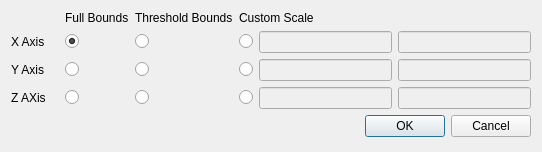
<?xml version="1.0" encoding="UTF-8"?>
<ui version="4.0">
 <class>PrismViewScalingWidget</class>
 <widget class="QWidget" name="PrismViewScalingWidget">
  <property name="geometry">
   <rect>
    <x>0</x>
    <y>0</y>
    <width>542</width>
    <height>152</height>
   </rect>
  </property>
  <property name="windowTitle">
   <string>Form</string>
  </property>
  <layout class="QVBoxLayout" name="verticalLayout">
   <item>
    <layout class="QGridLayout" name="gridLayout_2">
     <item row="0" column="2">
      <widget class="QLabel" name="label_4">
       <property name="text">
        <string>Full Bounds</string>
       </property>
      </widget>
     </item>
     <item row="0" column="3">
      <widget class="QLabel" name="label_5">
       <property name="text">
        <string>Threshold Bounds</string>
       </property>
      </widget>
     </item>
     <item row="0" column="4">
      <widget class="QLabel" name="label_6">
       <property name="text">
        <string>Custom Scale</string>
       </property>
      </widget>
     </item>
     <item row="0" column="0">
      <widget class="QLabel" name="label">
       <property name="text">
        <string/>
       </property>
      </widget>
     </item>
     <item row="2" column="0">
      <widget class="QLabel" name="label_3">
       <property name="text">
        <string>Y Axis</string>
       </property>
      </widget>
     </item>
     <item row="3" column="0">
      <widget class="QLabel" name="label_7">
       <property name="text">
        <string>Z AXis</string>
       </property>
      </widget>
     </item>
     <item row="1" column="4">
      <layout class="QHBoxLayout" name="horizontalLayout">
       <item>
        <widget class="QRadioButton" name="UseXCustomScale">
         <property name="text">
          <string/>
         </property>
         <property name="checked">
          <bool>false</bool>
         </property>
        </widget>
       </item>
       <item>
        <widget class="QLineEdit" name="XCustomMin">
         <property name="enabled">
          <bool>false</bool>
         </property>
        </widget>
       </item>
       <item>
        <widget class="QLineEdit" name="XCustomMax">
         <property name="enabled">
          <bool>false</bool>
         </property>
        </widget>
       </item>
      </layout>
     </item>
     <item row="2" column="4">
      <layout class="QHBoxLayout" name="horizontalLayout_2">
       <item>
        <widget class="QRadioButton" name="UseYCustomScale">
         <property name="text">
          <string/>
         </property>
        </widget>
       </item>
       <item>
        <widget class="QLineEdit" name="lineEdit">
         <property name="enabled">
          <bool>false</bool>
         </property>
        </widget>
       </item>
       <item>
        <widget class="QLineEdit" name="YCustomMax">
         <property name="enabled">
          <bool>false</bool>
         </property>
        </widget>
       </item>
      </layout>
     </item>
     <item row="3" column="4">
      <layout class="QHBoxLayout" name="horizontalLayout_3">
       <item>
        <widget class="QRadioButton" name="UseZCustomScale">
         <property name="text">
          <string/>
         </property>
        </widget>
       </item>
       <item>
        <widget class="QLineEdit" name="lineEdit_2">
         <property name="enabled">
          <bool>false</bool>
         </property>
        </widget>
       </item>
       <item>
        <widget class="QLineEdit" name="ZCustomMax">
         <property name="enabled">
          <bool>false</bool>
         </property>
        </widget>
       </item>
      </layout>
     </item>
     <item row="1" column="0">
      <widget class="QLabel" name="label_2">
       <property name="text">
        <string>X Axis</string>
       </property>
      </widget>
     </item>
     <item row="0" column="1">
      <widget class="QLabel" name="label_8">
       <property name="text">
        <string/>
       </property>
      </widget>
     </item>
     <item row="3" column="3">
      <widget class="QRadioButton" name="UseZThresholdBounds">
       <property name="text">
        <string/>
       </property>
      </widget>
     </item>
     <item row="2" column="3">
      <widget class="QRadioButton" name="UseYThresholdBounds">
       <property name="text">
        <string/>
       </property>
      </widget>
     </item>
     <item row="1" column="3">
      <widget class="QRadioButton" name="UseXThresholdBounds">
       <property name="text">
        <string/>
       </property>
       <property name="checked">
        <bool>false</bool>
       </property>
      </widget>
     </item>
     <item row="3" column="2">
      <widget class="QRadioButton" name="UseZFullBounds">
       <property name="layoutDirection">
        <enum>Qt::LeftToRight</enum>
       </property>
       <property name="text">
        <string/>
       </property>
      </widget>
     </item>
     <item row="2" column="2">
      <widget class="QRadioButton" name="UseYFullBounds">
       <property name="text">
        <string/>
       </property>
      </widget>
     </item>
     <item row="1" column="2">
      <widget class="QRadioButton" name="UseXFullBounds">
       <property name="text">
        <string/>
       </property>
       <property name="checked">
        <bool>true</bool>
       </property>
      </widget>
     </item>
    </layout>
   </item>
   <item>
    <widget class="QDialogButtonBox" name="buttonBox">
     <property name="standardButtons">
      <set>QDialogButtonBox::Cancel|QDialogButtonBox::Ok</set>
     </property>
    </widget>
   </item>
   <item>
    <spacer name="verticalSpacer">
     <property name="orientation">
      <enum>Qt::Vertical</enum>
     </property>
     <property name="sizeHint" stdset="0">
      <size>
       <width>20</width>
       <height>40</height>
      </size>
     </property>
    </spacer>
   </item>
  </layout>
 </widget>
 <tabstops>
  <tabstop>UseXFullBounds</tabstop>
  <tabstop>UseXThresholdBounds</tabstop>
  <tabstop>UseXCustomScale</tabstop>
  <tabstop>XCustomMin</tabstop>
  <tabstop>XCustomMax</tabstop>
  <tabstop>UseYFullBounds</tabstop>
  <tabstop>UseYThresholdBounds</tabstop>
  <tabstop>UseYCustomScale</tabstop>
  <tabstop>lineEdit</tabstop>
  <tabstop>YCustomMax</tabstop>
  <tabstop>UseZFullBounds</tabstop>
  <tabstop>UseZThresholdBounds</tabstop>
  <tabstop>UseZCustomScale</tabstop>
  <tabstop>lineEdit_2</tabstop>
  <tabstop>ZCustomMax</tabstop>
  <tabstop>buttonBox</tabstop>
 </tabstops>
 <resources/>
 <connections>
  <connection>
   <sender>UseXCustomScale</sender>
   <signal>toggled(bool)</signal>
   <receiver>XCustomMax</receiver>
   <slot>setEnabled(bool)</slot>
   <hints>
    <hint type="sourcelabel">
     <x>211</x>
     <y>37</y>
    </hint>
    <hint type="destinationlabel">
     <x>530</x>
     <y>49</y>
    </hint>
   </hints>
  </connection>
  <connection>
   <sender>UseYCustomScale</sender>
   <signal>toggled(bool)</signal>
   <receiver>YCustomMax</receiver>
   <slot>setEnabled(bool)</slot>
   <hints>
    <hint type="sourcelabel">
     <x>211</x>
     <y>72</y>
    </hint>
    <hint type="destinationlabel">
     <x>530</x>
     <y>77</y>
    </hint>
   </hints>
  </connection>
  <connection>
   <sender>UseZCustomScale</sender>
   <signal>toggled(bool)</signal>
   <receiver>ZCustomMax</receiver>
   <slot>setEnabled(bool)</slot>
   <hints>
    <hint type="sourcelabel">
     <x>209</x>
     <y>98</y>
    </hint>
    <hint type="destinationlabel">
     <x>530</x>
     <y>105</y>
    </hint>
   </hints>
  </connection>
  <connection>
   <sender>UseXCustomScale</sender>
   <signal>toggled(bool)</signal>
   <receiver>XCustomMin</receiver>
   <slot>setEnabled(bool)</slot>
   <hints>
    <hint type="sourcelabel">
     <x>217</x>
     <y>38</y>
    </hint>
    <hint type="destinationlabel">
     <x>262</x>
     <y>37</y>
    </hint>
   </hints>
  </connection>
  <connection>
   <sender>UseYCustomScale</sender>
   <signal>toggled(bool)</signal>
   <receiver>lineEdit</receiver>
   <slot>setEnabled(bool)</slot>
   <hints>
    <hint type="sourcelabel">
     <x>225</x>
     <y>68</y>
    </hint>
    <hint type="destinationlabel">
     <x>270</x>
     <y>69</y>
    </hint>
   </hints>
  </connection>
  <connection>
   <sender>UseZCustomScale</sender>
   <signal>toggled(bool)</signal>
   <receiver>lineEdit_2</receiver>
   <slot>setEnabled(bool)</slot>
   <hints>
    <hint type="sourcelabel">
     <x>226</x>
     <y>95</y>
    </hint>
    <hint type="destinationlabel">
     <x>269</x>
     <y>95</y>
    </hint>
   </hints>
  </connection>
 </connections>
</ui>
